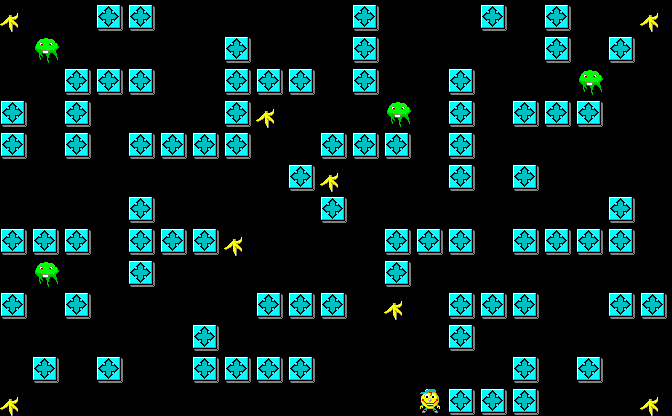

Below is a game level as drawn by its tile map, then a one-line description and the .tmx file that defines it, in full:
An orthogonal 21x13 tile map with 32x32 px tiles, 1 tile layer (Tile Layer 1).

<map version="1.9" tiledversion="1.9.1" orientation="orthogonal" renderorder="right-down" width="21" height="13" tilewidth="32" tileheight="32" infinite="0" nextlayerid="2" nextobjectid="1">
 <tileset firstgid="1" source="banania.tsx" />
 <layer id="1" name="Tile Layer 1" width="21" height="13">
  <data encoding="csv">
4, 0, 0, 5, 5, 0, 0, 0, 0, 0, 0, 5, 0, 0, 0, 5, 0, 5, 0, 0, 4
, 0, 10, 0, 0, 0, 0, 0, 5, 0, 0, 0, 5, 0, 0, 0, 0, 0, 5, 0, 5, 0
, 0, 0, 5, 5, 5, 0, 0, 5, 5, 5, 0, 5, 0, 0, 5, 0, 0, 0, 10, 0, 0
, 5, 0, 5, 0, 0, 0, 0, 5, 4, 0, 0, 0, 10, 0, 5, 0, 5, 5, 5, 0, 0
, 5, 0, 5, 0, 5, 5, 5, 5, 0, 0, 5, 5, 5, 0, 5, 0, 0, 0, 0, 0, 0
, 0, 0, 0, 0, 0, 0, 0, 0, 0, 5, 4, 0, 0, 0, 5, 0, 5, 0, 0, 0, 0
, 0, 0, 0, 0, 5, 0, 0, 0, 0, 0, 5, 0, 0, 0, 0, 0, 0, 0, 0, 5, 0
, 5, 5, 5, 0, 5, 5, 5, 4, 0, 0, 0, 0, 5, 5, 5, 0, 5, 5, 5, 5, 0
, 0, 10, 0, 0, 5, 0, 0, 0, 0, 0, 0, 0, 5, 0, 0, 0, 0, 0, 0, 0, 0
, 5, 0, 5, 0, 0, 0, 0, 0, 5, 5, 5, 0, 4, 0, 5, 5, 5, 0, 0, 5, 5
, 0, 0, 0, 0, 0, 0, 5, 0, 0, 0, 0, 0, 0, 0, 5, 0, 0, 0, 0, 0, 0
, 0, 5, 0, 5, 0, 0, 5, 5, 5, 5, 0, 0, 0, 0, 0, 0, 5, 0, 5, 0, 0
, 4, 0, 0, 0, 0, 0, 0, 0, 0, 0, 0, 0, 0, 1, 5, 5, 5, 0, 0, 0, 4
</data>
 </layer>
</map>
